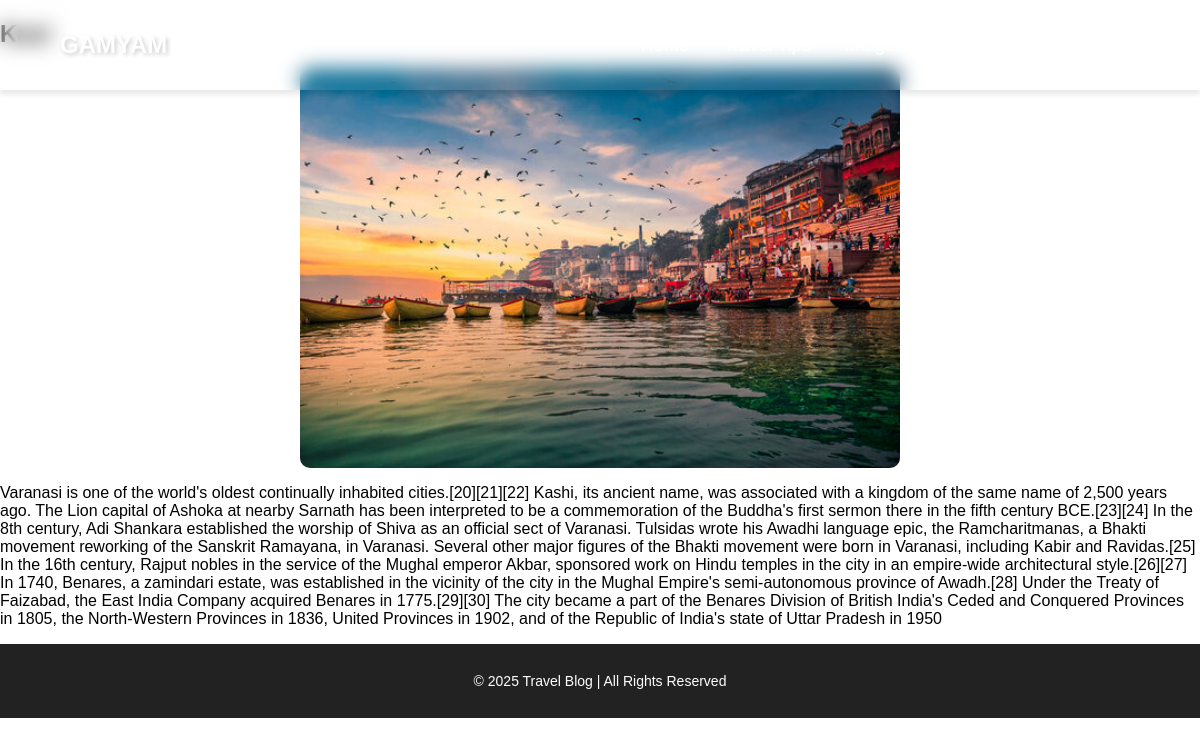
/destinations/2/, run on the app's committed database.
### app1/models.py (models this page shows, shortened)
class Destination(models.Model):
    name = models.CharField(max_length=100)
    image = models.ImageField(upload_to='destinations/')
    short_description = models.TextField()
    long_description = models.TextField()

### app1/views.py (the view)
# urls.py: path('destinations/<int:id>/', views.destination_detail, name='destination_detail'),  # This is the updated route
def destination_detail(request, id):
    destination = get_object_or_404(Destination, id=id)
    return render(request, 'destination_detail.html', {'destination': destination})

### template/destination_detail.html (shortened to what this page needs)
{% load static %}
<!DOCTYPE html>
<html lang="en">
<head>
    <link rel="stylesheet" href="{% static 'home.css' %}">
</head>
<body>
    <header class="glass-navbar">
        <div class="container">
            <h1>GAMYAM</h1>
            <nav>
                <a href="/">Home</a>
                <a href="/traveltips/">Travel Tips</a>
                <a href="/images/">Images</a>
                <a href="/destination/">Destination</a>
                <a href="/contact/">Contact</a>
            </nav>
        </div>
    </header>
    <section class="destination-detail">
        <div class="container">
            <h2>{{ destination.name }}</h2>
            <img src="{{ destination.image.url }}" alt="{{ destination.name }}" class="destination-image"style="width: 100%; max-width: 600px; height: auto; display: block; margin: 0 auto; border-radius: 10px;">
            <p>{{ destination.long_description }}</p>
        </div>
    </section>
    <footer class="plain-footer">
        <div class="container">
            <p>&copy; 2025 Travel Blog | All Rights Reserved</p>
        </div>
    </footer>
</body>
</html>

### static/home.css (style rules this page uses)
body { margin: 0; font-family: 'Arial', sans-serif; transition: background-color 0.3s, color 0.3s; }
body { transition: background-color 0.3s, color 0.3s; }
.glass-navbar { position: fixed; top: 0; left: 0; width: 100%; background: rgba(255, 255, 255, 0.1); backdrop-filter: blur(10px); box-shadow: 0 4px 6px rgba(0, 0, 0, 0.1); padding: 15px 0; display: flex; justify-content: center; z-index: 1000; }
.glass-navbar .container { display: flex; align-items: center; justify-content: space-between; width: 90%; max-width: 1200px; }
.glass-navbar h1 { font-size: 24px; color: white; font-weight: bold; text-shadow: 2px 2px 4px rgba(0, 0, 0, 0.2); }
.glass-navbar nav a { color: white; text-decoration: none; font-size: 18px; margin: 0 15px; transition: color 0.3s; }
.plain-footer { background-color: #222; color: white; text-align: center; padding: 15px 0; font-size: 14px; }

### data on the page
Destination: name "Kasi", image (picture), long_description "Varanasi is one of the world's oldest continually inhabited cities.[20][21][22] Kashi, its ancient name, was associated with a kingdom of the same name of 2,500 years ago. The Lion capital of Ashoka at nearby Sarnath has been interpreted to be a commemoration of the Buddha's first sermon there in the fifth century BCE.[23][24] In the 8th century, Adi Shankara established the worship of Shiva as an official sect of Varanasi. Tulsidas wrote his Awadhi language epic, the Ramcharitmanas, a Bhakti movement reworking of the Sanskrit Ramayana, in Varanasi. Several other major figures of the Bhakti movement were born in Varanasi, including Kabir and Ravidas.[25] In the 16th century, Rajput nobles…"
